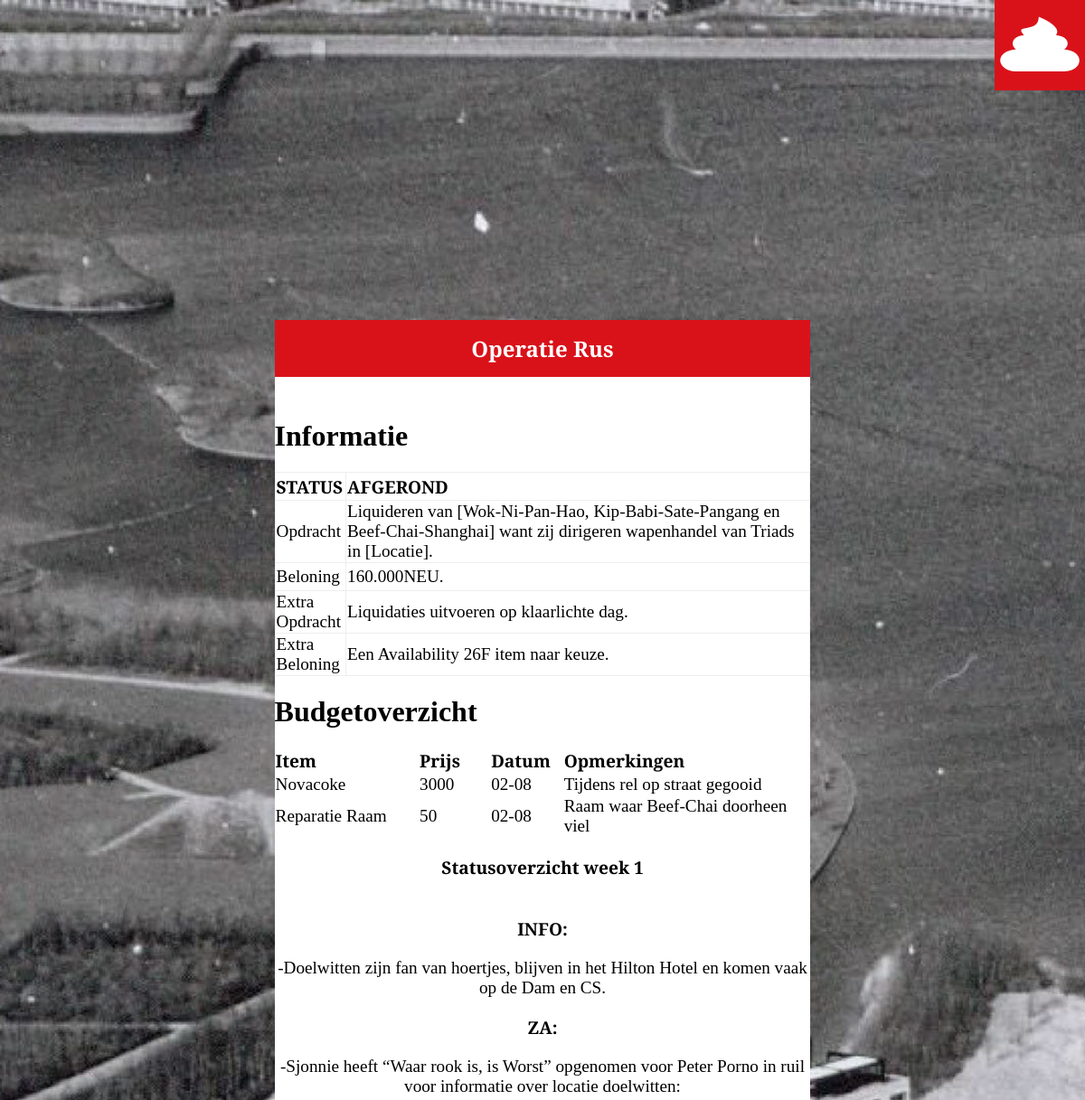
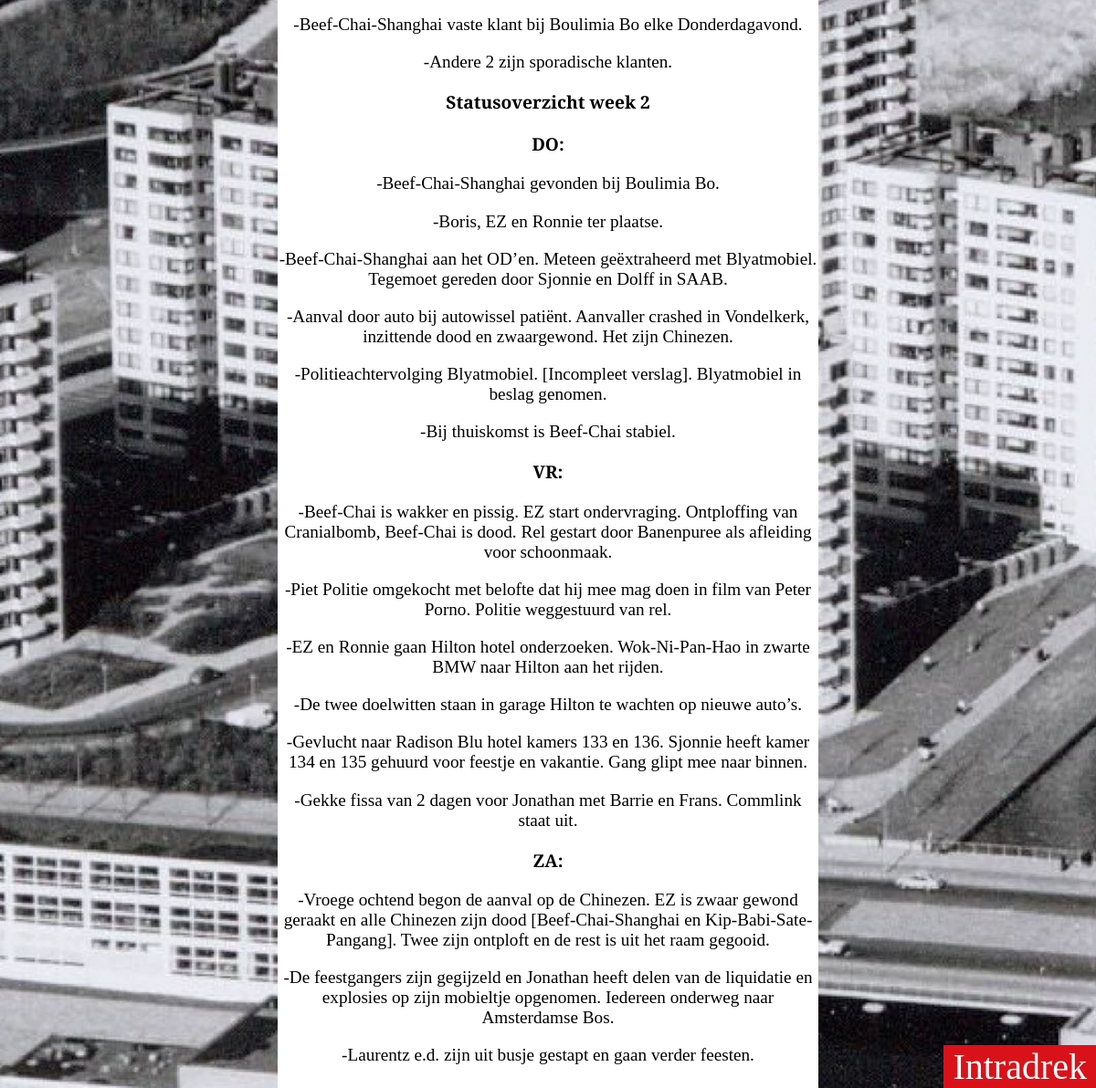
Page /intradrek/single_post.php?post-slug=operatie-rus on the committed database (2 pictures, top to bottom).
### tables this page shows
CREATE TABLE `posts` (
  `id` int(11) NOT NULL,
  `user_id` int(11) DEFAULT NULL,
  `title` varchar(255) NOT NULL,
  `slug` varchar(255) NOT NULL,
  `views` int(11) NOT NULL DEFAULT 0,
  `image` varchar(255) NOT NULL,
  `body` text NOT NULL,
  `published` tinyint(1) NOT NULL,
  `created_at` timestamp NOT NULL DEFAULT current_timestamp() ON UPDATE current_timestamp(),
  `updated_at` timestamp NOT NULL DEFAULT current_timestamp()
);

### intradrek/includes/public_functions.php (called while the page is built, shortened)
<?php
function getPostTopic($post_id)
{
	global $conn;
	$sql = "SELECT * FROM topics WHERE id=
			(SELECT topic_id FROM post_topic WHERE post_id=$post_id) LIMIT 1";
	$result = mysqli_query($conn, $sql);
	$topic = mysqli_fetch_assoc($result);
	return $topic;
}
function getPost($slug)
{
	global $conn;
	$post_slug = $_GET['post-slug'];
	$sql = "SELECT * FROM posts WHERE slug='$post_slug' AND published=true";
	$result = mysqli_query($conn, $sql);
	$post = mysqli_fetch_assoc($result);
	if ($post) {
		$post['topic'] = getPostTopic($post['id']);
	}
	return $post;
}
?>

### intradrek/single_post.php (the view, shortened to what this page needs)
<?php  include('config.php'); ?>
<?php  include('includes/public_functions.php'); ?>
<?php
	if (isset($_GET['post-slug']))
    {
		$post = getPost($_GET['post-slug']);
	}
?>
<?php include('includes/head_section.php'); ?>
</head>
<body>
<div class="container">
    <?php require_once(ROOT_PATH . '/includes/homebutton.php') ?>
	<div class="content" >
		<div class="post-wrapper">
			<div class="full-post-div">
			<?php if ($post['published'] == false): ?>
				<h2 class="post-title">Sorry... Dit artikel is nog niet gepubliceerd</h2>
			<?php else: ?>
				<h2 class="post-title"><?php echo $post['title']; ?></h2>
				<div class="post-body-div">
					<?php echo html_entity_decode($post['body']); ?>
				</div>
			<?php endif ?>
            </div>
		</div>
	</div>
</div>
<?php include( ROOT_PATH . '/includes/footer.php'); ?>

### intradrek/static/css/public_styling.css (style rules this page uses)
body, html { width: 100%; background-image: url('../images/osdorpbg.jpg'); background-size: cover; background-repeat: no-repeat; overflow: hidden; margin: 0; }
.container { position: absolute; width: 100%; height: 100%; margin: auto; overflow: auto; margin: 0; padding: 0; }
.content { margin: auto; position: relative; height: 98%; width: 98.8%; }
.content:after { content: ""; display: block; clear: both; }
.post-wrapper { position: absolute; top: 15%; width: 50%; left: 25%; }
.full-post-div { width: 100%; }
.post-title { background-color: #D9121A; position: relative; top: 0; padding: 15px; color: white; text-align: center; font-family: 'Averia Serif Libre'; margin: 0; }
.post-body-div { position: relative; width: 100%; top: 0; background-color: white; padding-top: 25px; }
.post-body-div p { font-size: 1.2em; font-family: 'Averia Serif Libre'; text-align: center; }
.post-body-div table { border-collapse: collapse; border: none; padding: 0; }
.post-body-div table p { text-align: left; font-family: 'Averia Serif Libre'; color: black; }

### rows in the picture
posts: title "Operatie Rus", body "Informatie STATUS AFGEROND Opdracht Liquideren van [Wok-Ni-Pan-Hao, Kip-Babi-Sate-Pangang en Beef-Chai-Shanghai] want zij dirigeren wapenhandel van Triads in [Locatie]. Beloning 160.000NEU. Extra Opdracht Liquidaties uitvoeren op klaarlichte dag. Extra Beloning Een Availability 26F item naar keuze. Budgetoverzicht Item Prijs Datum Opmerkingen Novacoke 3000 02-08 Tijdens rel op straat gegooid Reparatie Raam 50 02-08 Raam waar Beef-Chai doorheen viel Statusoverzicht week 1 INFO: -Doelwitten zijn fan van hoertjes, blijven in het Hilton Hotel en komen vaak op de Dam en CS. ZA: -Sjonnie heeft “Waar rook is, is Worst” opgenomen voor Peter Porno in ruil voor informatie over locatie doelwitten:…"
